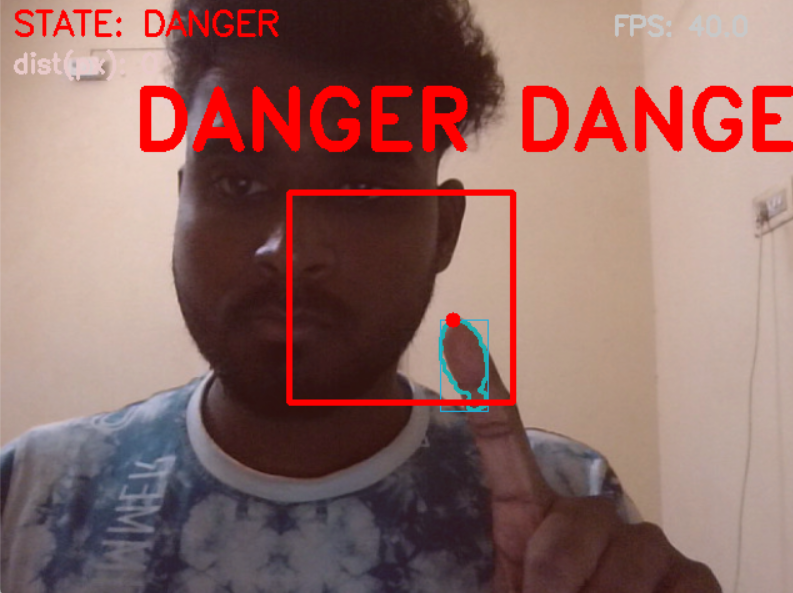
#> input picture Danger-1.png, 793 x 593 px, given in place of the camera
$ jupyter execute Hand_Tracking.ipynb
#> lines starting #> are read from the running program, lines starting #| are printed output that depends on the picture; after the words box and inside, x2 and y2 are one past the last pixel; in counts of white or black regions, pixels touching at a corner belong together
[cell 1]
import cv2
import numpy as np
import time

# ----------------- utils -----------------
def point_rect_dist(px, py, rx1, ry1, rx2, ry2):

    if px < rx1:
        dx = rx1 - px
    elif px > rx2:
        dx = px - rx2
    else:
        dx = 0
    if py < ry1:
        dy = ry1 - py
    elif py > ry2:
        dy = py - ry2
    else:
        dy = 0
    return np.hypot(dx, dy)

# ----------------- main -----------------
def main():
    cap = cv2.VideoCapture(0)
    if not cap.isOpened():
        print("Cannot open webcam")
        return

    show_mask = False
    paused = False

    # FPS measurement
    fps = 0.0
    last_time = time.time()

    while True:
        if not paused:
            ret, frame = cap.read()
#> frame is the input picture: shape (593, 793, 3); mean B, G, R 102, 107.1, 142.8
            if not ret:
                print("Failed read frame")
                break

            frame = cv2.flip(frame, 1)  # mirror
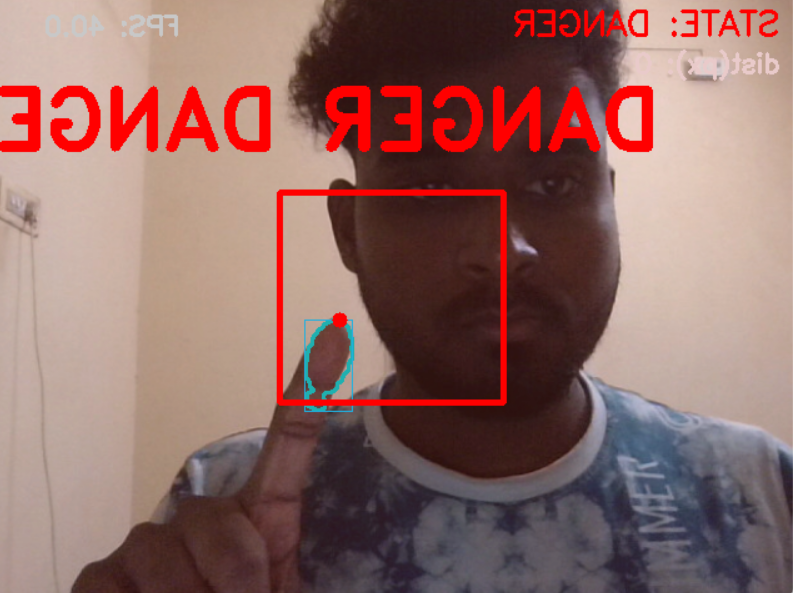
#> frame: shape (593, 793, 3); mean B, G, R 102, 107.1, 142.8
            h, w = frame.shape[:2]
#> h = 593; w = 793

            # Virtual object
            rect_w = int(w * 0.28)
#> rect_w = 222
            rect_h = int(h * 0.35)
#> rect_h = 207
            rect_x1 = w // 2 - rect_w // 2
#> rect_x1 = 285
            rect_y1 = h // 2 - rect_h // 2
#> rect_y1 = 193
            rect_x2 = rect_x1 + rect_w
#> rect_x2 = 507
            rect_y2 = rect_y1 + rect_h
#> rect_y2 = 400

            #  Skin detection (YCrCb)
            ycrcb = cv2.cvtColor(frame, cv2.COLOR_BGR2YCrCb)
#> ycrcb: shape (593, 793, 3); mean of channels 0, 1, 2 117.2, 146.3, 119.5

            lower = np.array([0, 133, 77], dtype=np.uint8)
            upper = np.array([255, 173, 127], dtype=np.uint8)
            mask = cv2.inRange(ycrcb, lower, upper)
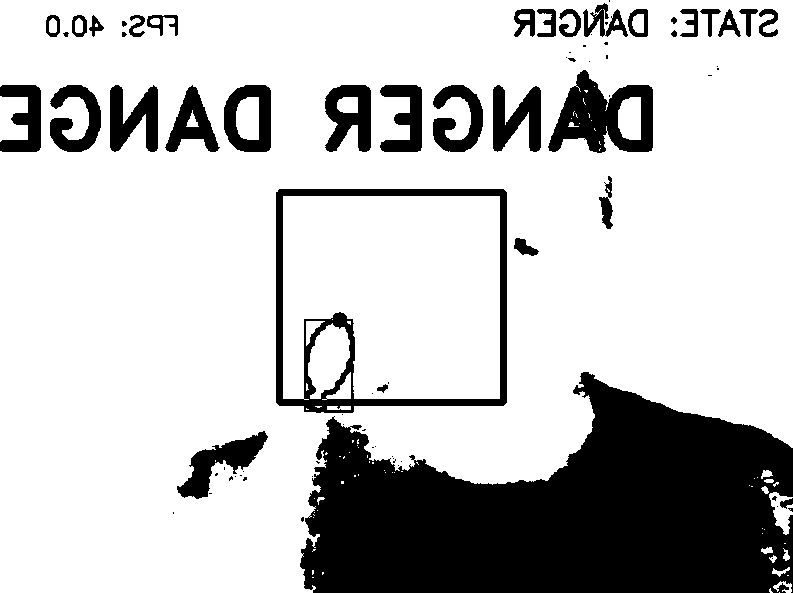
#> mask: shape (593, 793); 76.9% white; 79 black regions (42 under 20 px), largest, box (x1, y1, x2, y2) and area: (300, 372, 793, 593) 72079, (276, 189, 507, 413) 7707, (548, 70, 653, 153) 4725


            kernel = cv2.getStructuringElement(cv2.MORPH_ELLIPSE, (5,5))
            mask = cv2.morphologyEx(mask, cv2.MORPH_OPEN, kernel, iterations=1)
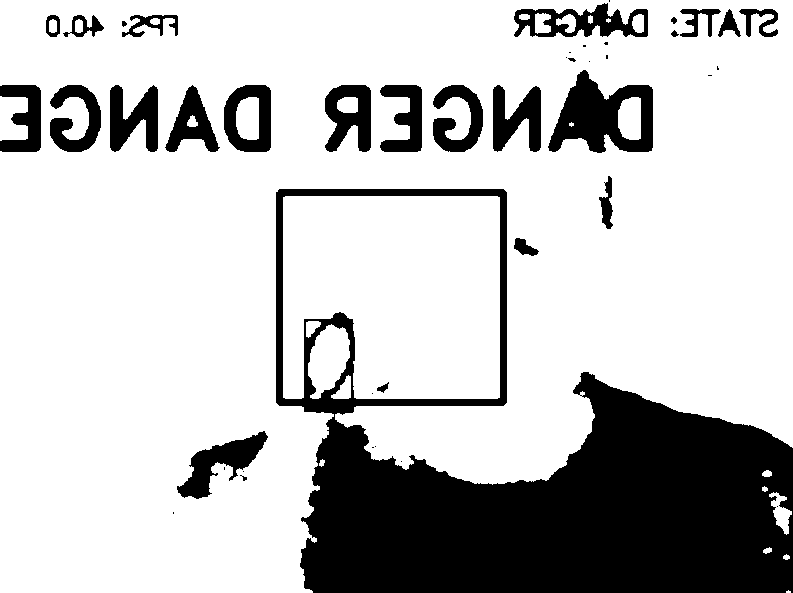
#> mask: shape (593, 793); 76.5% white; 44 black regions (18 under 20 px), largest, box (x1, y1, x2, y2) and area: (276, 189, 793, 593) 81052, (548, 70, 653, 153) 4840, (177, 431, 268, 499) 2347
            mask = cv2.morphologyEx(mask, cv2.MORPH_CLOSE, kernel, iterations=2)
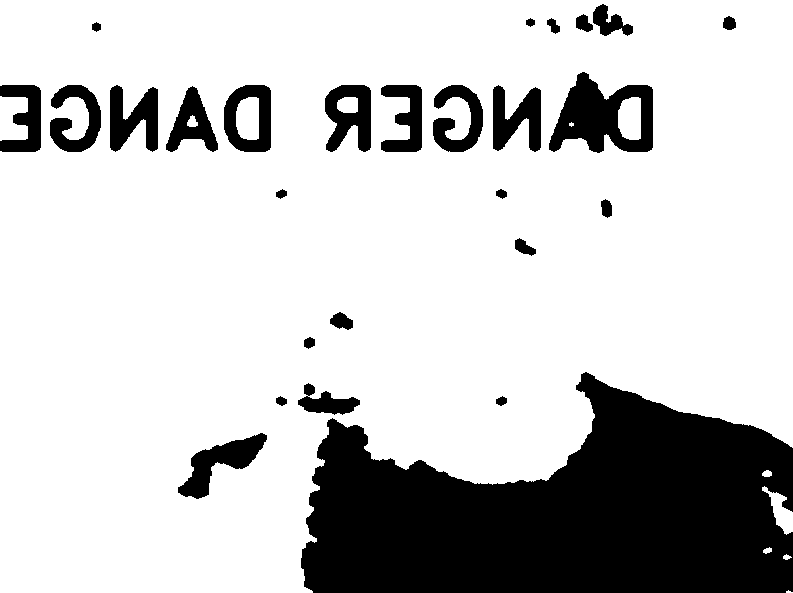
#> mask: shape (593, 793); 78.8% white; 27 black regions
            mask = cv2.GaussianBlur(mask, (7,7), 0)
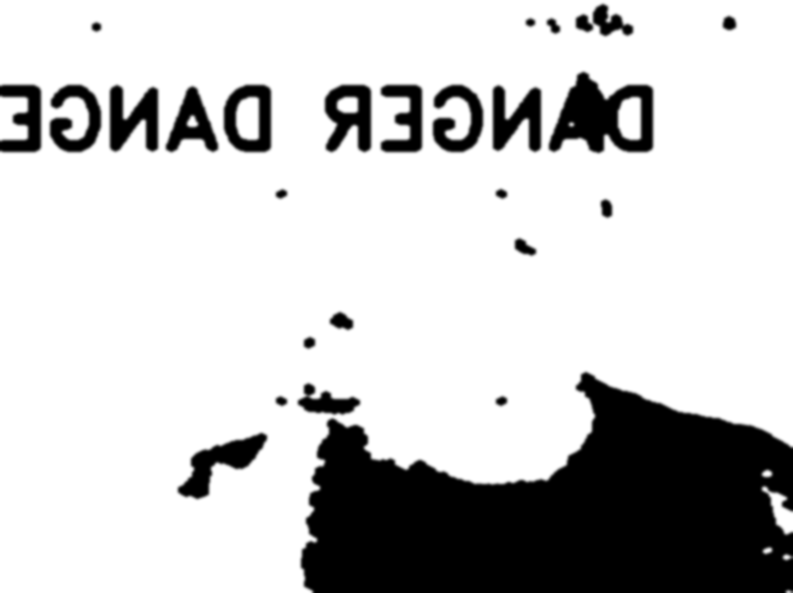
#> mask: shape (593, 793); min 0, max 255, mean 201

            #  Find contours
            contours, _ = cv2.findContours(mask, cv2.RETR_EXTERNAL, cv2.CHAIN_APPROX_SIMPLE)
#> contours = 7 contours; box (x1, y1, x2, y2) and area: (0, 0, 793, 593) 395988, (0, 93, 31, 144) 1341, (759, 483, 793, 538) 978, (759, 467, 775, 480) 160, (760, 544, 775, 557) 142, (780, 551, 793, 563) 116, (783, 587, 793, 593) 40
            hand_contour = None
            hand_bbox = (0,0,0,0)
            if contours:

                contours = sorted(contours, key=cv2.contourArea, reverse=True)

                for cnt in contours:
                    area = cv2.contourArea(cnt)
                    if area > (w*h)*0.002:
                        hand_contour = cnt
                        x,y,ww,hh = cv2.boundingRect(cnt)
                        hand_bbox = (x,y,ww,hh)
                        break
#> this loop made 1 pass
#> (area, x, y, ww, hh) on pass 1: (395987.5, 0, 0, 793, 593)

            # default state
            state = "SAFE"
            state_color = (0,255,0)  # green

            min_dist = None
            if hand_contour is not None:

                cv2.drawContours(frame, [hand_contour], -1, (200,200,0), 2)
                x,y,ww,hh = hand_bbox
                cv2.rectangle(frame, (x,y), (x+ww, y+hh), (255,200,0), 1)


                contour_pts = hand_contour.reshape(-1,2)
#> contour_pts = 441 pairs, first value 0 to 792, second value 0 to 592
                dists = [point_rect_dist(int(px), int(py), rect_x1, rect_y1, rect_x2, rect_y2) for (px,py) in contour_pts]
#> dists = 441 values, max 344.2 at index 0, min 21 at index 127, mean 121.1
                min_dist = float(min(dists))
#> min_dist = 21


                hand_size = max(ww, hh, 1)
#> hand_size = 793

                danger_thresh = 0.25 * hand_size
#> danger_thresh = 198.2
                warning_thresh = 0.9 * hand_size
#> warning_thresh = 713.7

                if min_dist <= danger_thresh:
                    state = "DANGER"
                    state_color = (0,0,255)
                elif min_dist <= warning_thresh:
                    state = "WARNING"
                    state_color = (0,165,255)
                else:
                    state = "SAFE"
                    state_color = (0,255,0)
            else:
                min_dist = None
                state = "SAFE"
                state_color = (0,255,0)

            #  Draw virtual object and overlays

            thickness = 3
            cv2.rectangle(frame, (rect_x1, rect_y1), (rect_x2, rect_y2), state_color, thickness)


            if hand_contour is not None:

                idx = int(np.argmin(dists))
#> idx = 127
                px, py = contour_pts[idx]
#> px = 332; py = 421

                cx = min(max(px, rect_x1), rect_x2)
#> cx = 332
                cy = min(max(py, rect_y1), rect_y2)
#> cy = 400
                cv2.line(frame, (int(px),int(py)), (int(cx),int(cy)), state_color, 2)
#> frame: shape (593, 793, 3); mean B, G, R 103.3, 108.1, 141.1
                cv2.circle(frame, (int(px),int(py)), 6, state_color, -1)
#> frame: shape (593, 793, 3); mean B, G, R 103.2, 108, 141.2

            # status text
            text = f"STATE: {state}"
            cv2.putText(frame, text, (10,30), cv2.FONT_HERSHEY_SIMPLEX, 0.9, state_color, 2)
            if min_dist is not None:
                cv2.putText(frame, f"dist(px): {int(min_dist)}", (10,60), cv2.FONT_HERSHEY_SIMPLEX, 0.7, (230,230,230), 2)

            # danger overlay
            if state == "DANGER":

                t = int(time.time() * 2)  # change 2 -> frequency
                if t % 2 == 0:
                    cv2.putText(frame, "DANGER DANGER", (w//6, h//4), cv2.FONT_HERSHEY_DUPLEX, 2.2, (0,0,255), 5)

                    overlay = frame.copy()
                    cv2.rectangle(overlay, (0,0), (w,h), (0,0,255), -1)
                    alpha = 0.12
                    cv2.addWeighted(overlay, alpha, frame, 1 - alpha, 0, frame)

            # FPS calc
            now = time.time()
            dt = now - last_time
            last_time = now
            if dt > 0:
                fps = 0.9 * fps + 0.1 * (1.0/dt) if fps>0 else (1.0/dt)
            cv2.putText(frame, f"FPS: {fps:.1f}", (w-150, 30), cv2.FONT_HERSHEY_SIMPLEX, 0.7, (200,200,200), 2)
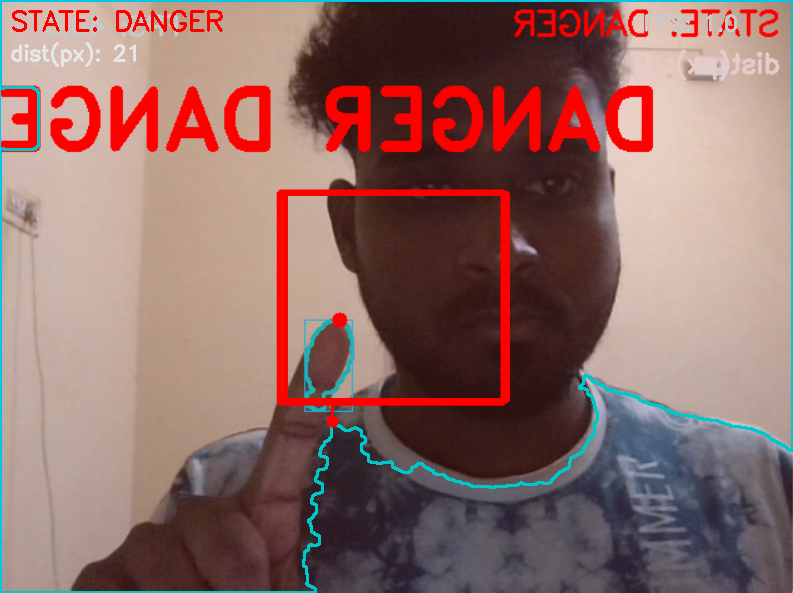
#> frame: shape (593, 793, 3); mean B, G, R 102.9, 107.6, 141.3


            if show_mask:

                mask_bgr = cv2.cvtColor(mask, cv2.COLOR_GRAY2BGR)
                combined = np.hstack((cv2.resize(frame, (int(w*2/3), int(h*2/3))),
                                      cv2.resize(mask_bgr, (int(w*2/3), int(h*2/3)))))
                cv2.imshow("Frame + Mask", combined)
            else:
                cv2.imshow("Hand Boundary POC", frame)


        k = cv2.waitKey(1) & 0xFF
#> (key q is pressed here)
        if k == ord('q'):
            break
        elif k == ord('s'):
            show_mask = not show_mask
        elif k == ord('p'):
            paused = not paused

    cap.release()
    cv2.destroyAllWindows()

if __name__ == "__main__":
    main()

$ run again, on Safe-1.png
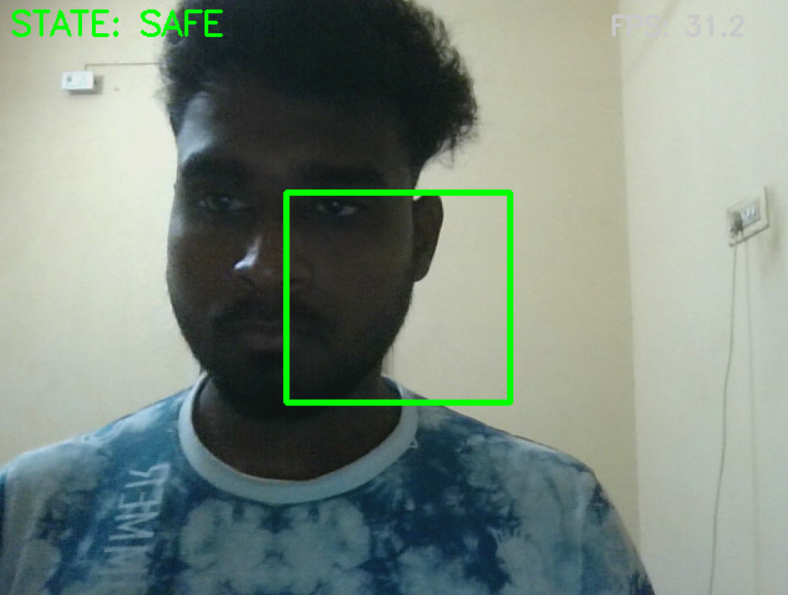
#> input picture Safe-1.png, 788 x 595 px, given in place of the camera
#> in main, frame is the input picture: shape (595, 788, 3); mean B, G, R 126.8, 137.9, 123.8
#> ycrcb: shape (595, 788, 3); mean of channels 0, 1, 2 132.4, 121.8, 124.8
#> in main, `mask = cv2.inRange(ycrcb, lower, upper)`:
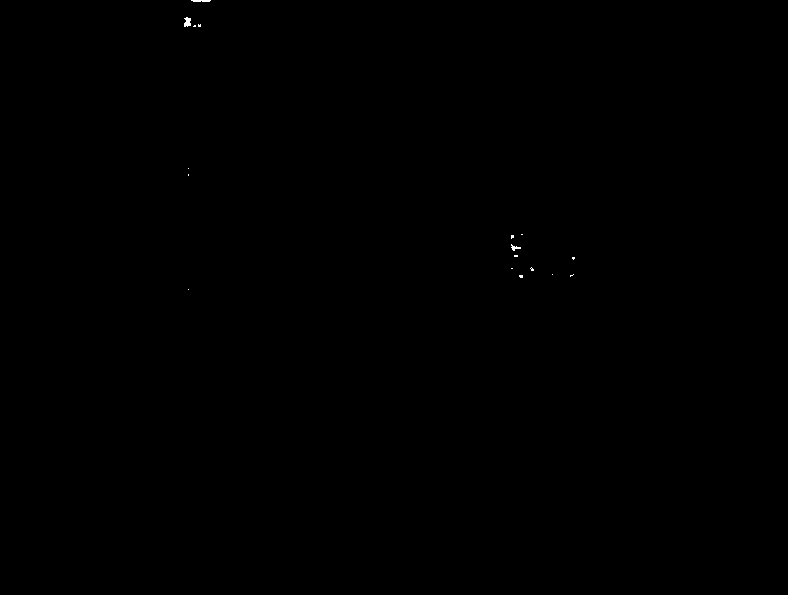
#> mask: shape (595, 788); 0.04% white; 17 white regions (14 under 20 px), largest, box (x1, y1, x2, y2) and area: (184, 17, 191, 27) 53, (191, 0, 211, 2) 36, (511, 244, 521, 251) 31
#> contours = 1 contour; box (x1, y1, x2, y2) and area: (182, 18, 193, 30) 98
#> the loop in main, `for cnt in contours:` made 1 pass
#> area on pass 1: 98
#> in main, `cv2.putText(frame, f"FPS: {fps:.1f}", (w-150, 30), cv2.FONT_HERSHEY_SI..`:
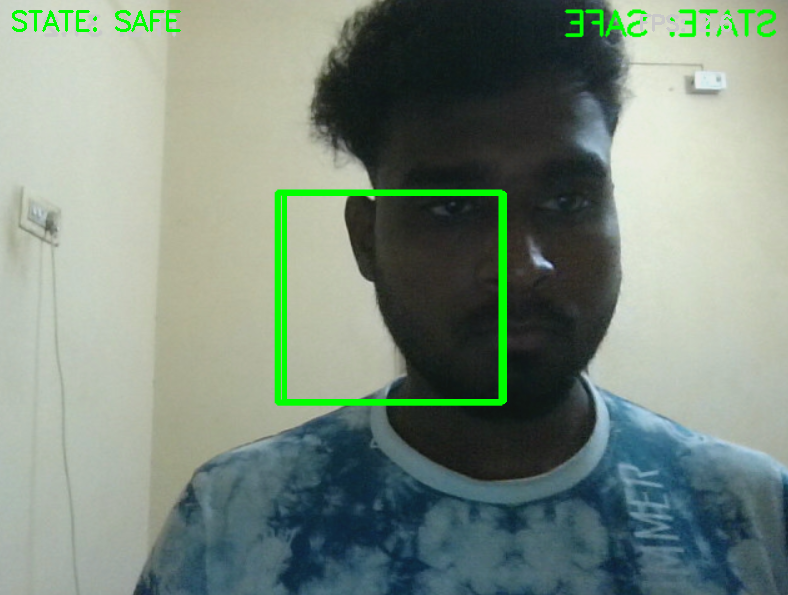
#> frame: shape (595, 788, 3); mean B, G, R 126, 138.4, 122.9
